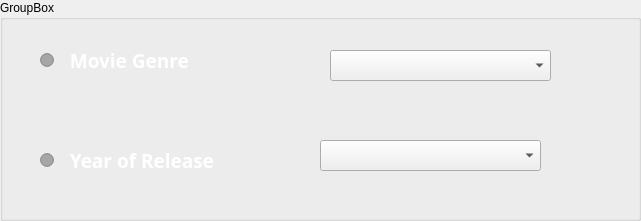
       <widget class="QGroupBox" name="groupBox_6">
        <property name="geometry">
         <rect>
          <x>180</x>
          <y>210</y>
          <width>641</width>
          <height>221</height>
         </rect>
        </property>
        <property name="title">
         <string>GroupBox</string>
        </property>
        <widget class="QRadioButton" name="radioButton_6">
         <property name="geometry">
          <rect>
           <x>40</x>
           <y>40</y>
           <width>221</width>
           <height>41</height>
          </rect>
         </property>
         <property name="palette">
          <palette>
           <active>
            <colorrole role="WindowText">
             <brush brushstyle="SolidPattern">
              <color alpha="255">
               <red>255</red>
               <green>255</green>
               <blue>255</blue>
              </color>
             </brush>
            </colorrole>
            <colorrole role="Button">
             <brush brushstyle="SolidPattern">
              <color alpha="76">
               <red>0</red>
               <green>0</green>
               <blue>0</blue>
              </color>
             </brush>
            </colorrole>
            <colorrole role="Text">
             <brush brushstyle="SolidPattern">
              <color alpha="255">
               <red>255</red>
               <green>255</green>
               <blue>255</blue>
              </color>
             </brush>
            </colorrole>
            <colorrole role="ButtonText">
             <brush brushstyle="SolidPattern">
              <color alpha="255">
               <red>255</red>
               <green>255</green>
               <blue>255</blue>
              </color>
             </brush>
            </colorrole>
            <colorrole role="Base">
             <brush brushstyle="SolidPattern">
              <color alpha="76">
               <red>0</red>
               <green>0</green>
               <blue>0</blue>
              </color>
             </brush>
            </colorrole>
            <colorrole role="Window">
             <brush brushstyle="SolidPattern">
              <color alpha="76">
               <red>0</red>
               <green>0</green>
               <blue>0</blue>
              </color>
             </brush>
            </colorrole>
            <colorrole role="ToolTipText">
             <brush brushstyle="SolidPattern">
              <color alpha="255">
               <red>255</red>
               <green>255</green>
               <blue>255</blue>
              </color>
             </brush>
            </colorrole>
           </active>
           <inactive>
            <colorrole role="WindowText">
             <brush brushstyle="SolidPattern">
              <color alpha="255">
               <red>255</red>
               <green>255</green>
               <blue>255</blue>
              </color>
             </brush>
            </colorrole>
            <colorrole role="Button">
             <brush brushstyle="SolidPattern">
              <color alpha="76">
               <red>0</red>
               <green>0</green>
               <blue>0</blue>
              </color>
             </brush>
            </colorrole>
            <colorrole role="Text">
             <brush brushstyle="SolidPattern">
              <color alpha="255">
               <red>255</red>
               <green>255</green>
               <blue>255</blue>
              </color>
             </brush>
            </colorrole>
            <colorrole role="ButtonText">
             <brush brushstyle="SolidPattern">
              <color alpha="255">
               <red>255</red>
               <green>255</green>
               <blue>255</blue>
              </color>
             </brush>
            </colorrole>
            <colorrole role="Base">
             <brush brushstyle="SolidPattern">
              <color alpha="76">
               <red>0</red>
               <green>0</green>
               <blue>0</blue>
              </color>
             </brush>
            </colorrole>
            <colorrole role="Window">
             <brush brushstyle="SolidPattern">
              <color alpha="76">
               <red>0</red>
               <green>0</green>
               <blue>0</blue>
              </color>
             </brush>
            </colorrole>
            <colorrole role="ToolTipText">
             <brush brushstyle="SolidPattern">
              <color alpha="255">
               <red>255</red>
               <green>255</green>
               <blue>255</blue>
              </color>
             </brush>
            </colorrole>
           </inactive>
           <disabled>
            <colorrole role="WindowText">
             <brush brushstyle="SolidPattern">
              <color alpha="255">
               <red>120</red>
               <green>120</green>
               <blue>120</blue>
              </color>
             </brush>
            </colorrole>
            <colorrole role="Button">
             <brush brushstyle="SolidPattern">
              <color alpha="76">
               <red>0</red>
               <green>0</green>
               <blue>0</blue>
              </color>
             </brush>
            </colorrole>
            <colorrole role="Text">
             <brush brushstyle="SolidPattern">
              <color alpha="255">
               <red>120</red>
               <green>120</green>
               <blue>120</blue>
              </color>
             </brush>
            </colorrole>
            <colorrole role="ButtonText">
             <brush brushstyle="SolidPattern">
              <color alpha="255">
               <red>120</red>
               <green>120</green>
               <blue>120</blue>
              </color>
             </brush>
            </colorrole>
            <colorrole role="Base">
             <brush brushstyle="SolidPattern">
              <color alpha="76">
               <red>0</red>
               <green>0</green>
               <blue>0</blue>
              </color>
             </brush>
            </colorrole>
            <colorrole role="Window">
             <brush brushstyle="SolidPattern">
              <color alpha="76">
               <red>0</red>
               <green>0</green>
               <blue>0</blue>
              </color>
             </brush>
            </colorrole>
            <colorrole role="ToolTipText">
             <brush brushstyle="SolidPattern">
              <color alpha="255">
               <red>255</red>
               <green>255</green>
               <blue>255</blue>
              </color>
             </brush>
            </colorrole>
           </disabled>
          </palette>
         </property>
         <property name="font">
          <font>
           <family>Gadugi</family>
           <pointsize>14</pointsize>
           <weight>75</weight>
           <bold>true</bold>
          </font>
         </property>
         <property name="toolTip">
          <string>&lt;html&gt;&lt;head/&gt;&lt;body&gt;&lt;p&gt;&lt;span style=&quot; font-size:14pt; font-weight:600; color:#ffffff;&quot;&gt;Movie Genre&lt;/span&gt;&lt;/p&gt;&lt;/body&gt;&lt;/html&gt;</string>
         </property>
         <property name="text">
          <string>  Movie Genre</string>
         </property>
        </widget>
        <widget class="QRadioButton" name="radioButton_7">
         <property name="geometry">
          <rect>
           <x>40</x>
           <y>140</y>
           <width>221</width>
           <height>41</height>
          </rect>
         </property>
         <property name="palette">
          <palette>
           <active>
            <colorrole role="WindowText">
             <brush brushstyle="SolidPattern">
              <color alpha="255">
               <red>255</red>
               <green>255</green>
               <blue>255</blue>
              </color>
             </brush>
            </colorrole>
            <colorrole role="Button">
             <brush brushstyle="SolidPattern">
              <color alpha="76">
               <red>0</red>
               <green>0</green>
               <blue>0</blue>
              </color>
             </brush>
            </colorrole>
            <colorrole role="Text">
             <brush brushstyle="SolidPattern">
              <color alpha="255">
               <red>255</red>
               <green>255</green>
               <blue>255</blue>
              </color>
             </brush>
            </colorrole>
            <colorrole role="ButtonText">
             <brush brushstyle="SolidPattern">
              <color alpha="255">
               <red>255</red>
               <green>255</green>
               <blue>255</blue>
              </color>
             </brush>
            </colorrole>
            <colorrole role="Base">
             <brush brushstyle="SolidPattern">
              <color alpha="76">
               <red>0</red>
               <green>0</green>
               <blue>0</blue>
              </color>
             </brush>
            </colorrole>
            <colorrole role="Window">
             <brush brushstyle="SolidPattern">
              <color alpha="76">
               <red>0</red>
               <green>0</green>
               <blue>0</blue>
              </color>
             </brush>
            </colorrole>
            <colorrole role="ToolTipText">
             <brush brushstyle="SolidPattern">
              <color alpha="255">
               <red>255</red>
               <green>255</green>
               <blue>255</blue>
              </color>
             </brush>
            </colorrole>
           </active>
           <inactive>
            <colorrole role="WindowText">
             <brush brushstyle="SolidPattern">
              <color alpha="255">
               <red>255</red>
               <green>255</green>
               <blue>255</blue>
              </color>
             </brush>
            </colorrole>
            <colorrole role="Button">
             <brush brushstyle="SolidPattern">
              <color alpha="76">
               <red>0</red>
               <green>0</green>
               <blue>0</blue>
              </color>
             </brush>
            </colorrole>
            <colorrole role="Text">
             <brush brushstyle="SolidPattern">
              <color alpha="255">
               <red>255</red>
               <green>255</green>
               <blue>255</blue>
              </color>
             </brush>
            </colorrole>
            <colorrole role="ButtonText">
             <brush brushstyle="SolidPattern">
              <color alpha="255">
               <red>255</red>
               <green>255</green>
               <blue>255</blue>
              </color>
             </brush>
            </colorrole>
            <colorrole role="Base">
             <brush brushstyle="SolidPattern">
              <color alpha="76">
               <red>0</red>
               <green>0</green>
               <blue>0</blue>
              </color>
             </brush>
            </colorrole>
            <colorrole role="Window">
             <brush brushstyle="SolidPattern">
              <color alpha="76">
               <red>0</red>
               <green>0</green>
               <blue>0</blue>
              </color>
             </brush>
            </colorrole>
            <colorrole role="ToolTipText">
             <brush brushstyle="SolidPattern">
              <color alpha="255">
               <red>255</red>
               <green>255</green>
               <blue>255</blue>
              </color>
             </brush>
            </colorrole>
           </inactive>
           <disabled>
            <colorrole role="WindowText">
             <brush brushstyle="SolidPattern">
              <color alpha="255">
               <red>120</red>
               <green>120</green>
               <blue>120</blue>
              </color>
             </brush>
            </colorrole>
            <colorrole role="Button">
             <brush brushstyle="SolidPattern">
              <color alpha="76">
               <red>0</red>
               <green>0</green>
               <blue>0</blue>
              </color>
             </brush>
            </colorrole>
            <colorrole role="Text">
             <brush brushstyle="SolidPattern">
              <color alpha="255">
               <red>120</red>
               <green>120</green>
               <blue>120</blue>
              </color>
             </brush>
            </colorrole>
            <colorrole role="ButtonText">
             <brush brushstyle="SolidPattern">
              <color alpha="255">
               <red>120</red>
               <green>120</green>
               <blue>120</blue>
              </color>
             </brush>
            </colorrole>
            <colorrole role="Base">
             <brush brushstyle="SolidPattern">
              <color alpha="76">
               <red>0</red>
               <green>0</green>
               <blue>0</blue>
              </color>
             </brush>
            </colorrole>
            <colorrole role="Window">
             <brush brushstyle="SolidPattern">
              <color alpha="76">
               <red>0</red>
               <green>0</green>
               <blue>0</blue>
              </color>
             </brush>
            </colorrole>
            <colorrole role="ToolTipText">
             <brush brushstyle="SolidPattern">
              <color alpha="255">
               <red>255</red>
               <green>255</green>
               <blue>255</blue>
              </color>
             </brush>
            </colorrole>
           </disabled>
          </palette>
         </property>
         <property name="font">
          <font>
           <family>Gadugi</family>
           <pointsize>14</pointsize>
           <weight>75</weight>
           <bold>true</bold>
          </font>
         </property>
         <property name="toolTip">
          <string>&lt;html&gt;&lt;head/&gt;&lt;body&gt;&lt;p&gt;&lt;span style=&quot; font-size:14pt; font-weight:600; color:#ffffff;&quot;&gt;Movie Genre&lt;/span&gt;&lt;/p&gt;&lt;/body&gt;&lt;/html&gt;</string>
         </property>
         <property name="text">
          <string>  Year of Release</string>
         </property>
        </widget>
        <widget class="QComboBox" name="comboBox_7">
         <property name="geometry">
          <rect>
           <x>330</x>
           <y>50</y>
           <width>221</width>
           <height>31</height>
          </rect>
         </property>
        </widget>
        <widget class="QComboBox" name="comboBox_8">
         <property name="geometry">
          <rect>
           <x>320</x>
           <y>140</y>
           <width>221</width>
           <height>31</height>
          </rect>
         </property>
        </widget>
       </widget>
